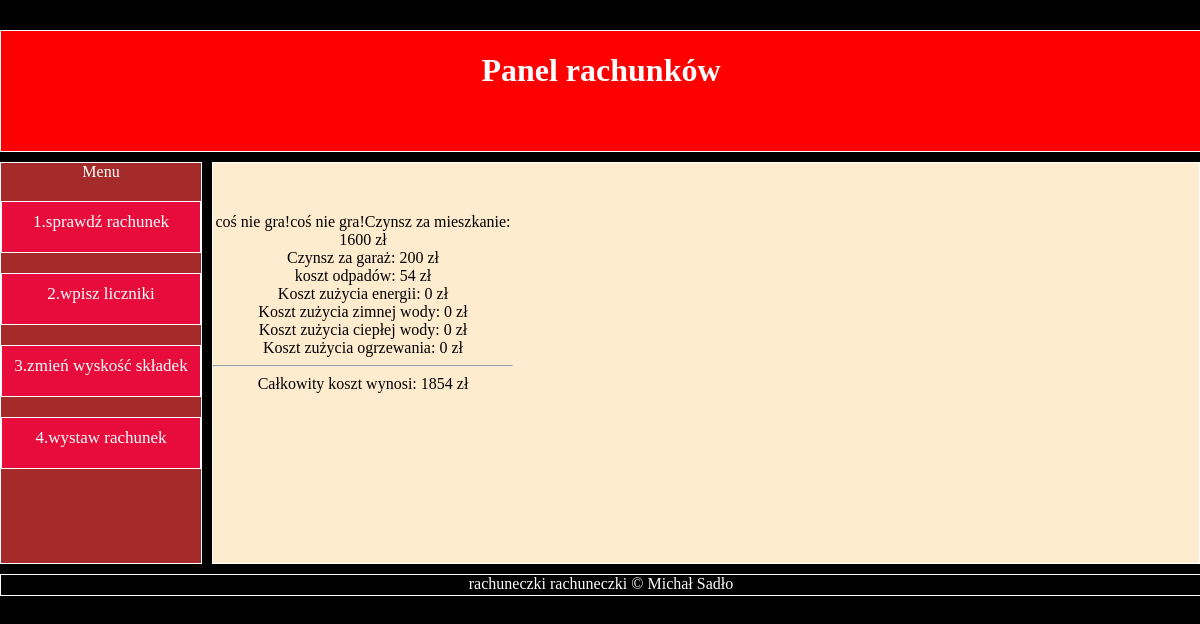
Screenshot of /form_wystaw_rachunek.php with the database file from the repository.
### tables this page shows
CREATE TABLE `czynsz` (
  `id_czynszu` int(2) NOT NULL,
  `mieszkanie` int(10) NOT NULL,
  `garaz` int(10) NOT NULL,
  `smieci` int(11) DEFAULT NULL
);

CREATE TABLE `koszty_licznikow` (
  `id_kosztow_licznikow` int(2) NOT NULL,
  `energia` float NOT NULL,
  `zimna_woda` float NOT NULL,
  `ciepla_woda` float NOT NULL,
  `ogrzewanie` float NOT NULL
);

### form_wystaw_rachunek.php (the view, shortened to what this page needs)
<!DOCTYPE html>
<html lang="en">
<head>
    <link rel="stylesheet" href="style.css" type="text/css" />
</head>
<body>
    <div id="container">
        <div id="nav">
            <h1>Panel rachunków</h1>
        </div>
        <div id="menu">
            Menu<br>
            <a href="sprawdz_rachunek.php"><div class="podmenu">
                1.sprawdź rachunek<br>
            </div></a>
            <a href="wpisz_liczniki.php"><div class="podmenu">
                2.wpisz liczniki<br>
            </div></a>
            <a href="zmien_wys_skladek.php"><div class="podmenu">
                3.zmień wyskość składek<br>
            </div></a>
            <a href="wystaw_rachunek.php"><div class="podmenu">
                4.wystaw rachunek
            </div></a>
        </div>
        <div id="content">
            <div id="wew_content">
                <?php
                    require_once "connect.php";
                    $connect = mysqli_connect("$host","$user","$pass","$db") or die ("błąd połączenia!");
                    $miesiac = @$_POST[miesiac];
                    $rok = @$_POST[rok];
                    $sprawdzenie = "SELECT * FROM stany_licznikow WHERE miesiac='$miesiac' AND rok='$rok'";
                    $pobranie_danych = mysqli_query($connect,$sprawdzenie);
                    if($row=mysqli_fetch_assoc($pobranie_danych))
                    {
                        $id = @$row[id_stanow_licznikow];
                        $energia = @$row[energia];
                        $zimna_woda = @$row[zimna_woda];
                        $ciepla_woda = @$row[ciepla_woda];
                        $ogrzewanie = @$row[ogrzewanie];
                    }
                    else
                    {
                        echo "coś nie gra!";
                    }
                    $liczniki_poprzedni_miesiac = $id-1;
                    $pobranie_poprzednich_licznikow = "SELECT * FROM stany_licznikow WHERE id_stanow_licznikow='$liczniki_poprzedni_miesiac'";
                    $pobranie_danych2 = mysqli_query($connect,$pobranie_poprzednich_licznikow);
                    if($row=mysqli_fetch_assoc($pobranie_danych2))
                    {
                        $id2 = @$row[id_stanow_licznikow];
                        $energia2 = @$row[energia];
                        $zimna_woda2 = @$row[zimna_woda];
                        $ciepla_woda2 = @$row[ciepla_woda];
                        $ogrzewanie2 = @$row[ogrzewanie];
                    }
                    else
                    {
                        echo "coś nie gra!";
                    }
                    $zuzycie_energii = $energia-$energia2;
                    $zuzycie_zimnej_wody = $zimna_woda-$zimna_woda2;
                    $zuzycie_cieplej_wody = $ciepla_woda-$ciepla_woda2;
                    $zuzycie_ogrzewania = $ogrzewanie-$ogrzewanie2;
                    $ceny_licznikow = "SELECT * FROM koszty_licznikow";
                    $pobranie_ceny_licznikow = mysqli_query($connect,$ceny_licznikow);
                    if($row=mysqli_fetch_assoc($pobranie_ceny_licznikow))
                    {
                        $cena_energii = @$row[energia];
                        $cena_zimnej_wody = @$row[zimna_woda];
                        $cena_cieplej_wody = @$row[ciepla_woda];
                        $cena_ogrzewania = @$row[ogrzewanie];
                    }
                    else
                    {
                        echo "coś nie gra!";
                    }
                    $koszt_zuzycia_energii = $zuzycie_energii*$cena_energii;
                    $koszt_zuzycia_zimnej_wody = $zuzycie_zimnej_wody*$cena_zimnej_wody;
                    $koszt_cieplej_wody = $zuzycie_cieplej_wody*$cena_cieplej_wody;
                    $koszt_ogrzewania = $zuzycie_ogrzewania*$cena_ogrzewania;
                    $czynsz = "SELECT * FROM czynsz";
                    $pobranie_czynszu = mysqli_query($connect,$czynsz);
                    if($row=mysqli_fetch_assoc($pobranie_czynszu))
                    {
                        $mieszkanie = @$row[mieszkanie];
                        $garaz = @$row[garaz];
                        $smieci = @$row[smieci];
                    }
                    else
                    {
                        echo "coś nie gra!";
                    }
                    $rachunek = $mieszkanie+$garaz+$smieci+$koszt_zuzycia_energii+$koszt_zuzycia_zimnej_wody+$koszt_cieplej_wody+$koszt_ogrzewania;
                    echo "Czynsz za mieszkanie: $mieszkanie zł<br>";
                    echo "Czynsz za garaż: $garaz zł<br>";
                    echo "koszt odpadów: $smieci zł<br>";
                    echo "Koszt zużycia energii: $koszt_zuzycia_energii zł<br>";
                    echo "Koszt zużycia zimnej wody: $koszt_zuzycia_zimnej_wody zł<br>";
                    echo "Koszt zużycia ciepłej wody: $koszt_cieplej_wody zł<br>";
                    echo "Koszt zużycia ogrzewania: $koszt_ogrzewania zł<br>";
                    echo "<hr>";
                    echo "Całkowity koszt wynosi: $rachunek zł";
                ?>
            </div>
        </div>
        <div id="footer">rachuneczki rachuneczki &copy Michał Sadło</div>
    </div>
</body>
</html>

### style.css (style rules this page uses)
body { width: 1200px; background-color: black; color: white; margin-left: auto; margin-right: auto; text-align: center; }
#container { margin-left: auto; margin-right: auto; margin-top: 30px; }
#nav { height: 120px; width: 100%; background-color: red; border: 1px solid white; margin-bottom: 10px; }
#menu { min-height: 400px; width: 200px; float: left; background-color: brown; border: 1px solid white; }
.podmenu { border: 1px solid white; display: block; height: 40px; margin-top: 20px; cursor: pointer; padding-top: 10px; font-size: 17px; background-color: rgb(231, 12, 59); }
a:link { color:white; text-decoration: none; }
#content { min-height: 400px; margin-left: 10px; width: 986px; float: left; background-color: blanchedalmond; border: 1px solid white; margin-bottom: 10px; color:black; }
#wew_content { color:black; margin-top: 50px; width: 300px; margin-left: 0px; }
#footer { width: 100%; height: 20px; margin-top: 10px; clear: both; border: 1px solid white; }

### rows the page displays
czynsz: mieszkanie "1600", garaz "200", smieci "54", rachunek "1854"
koszty_licznikow: energia "0", zimna_woda "0", ciepla_woda "0", ogrzewanie "0"
